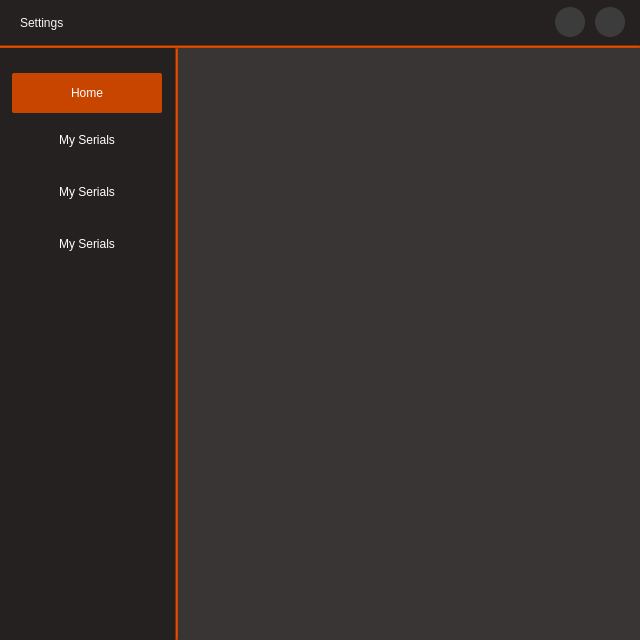
<?xml version="1.0" encoding="UTF-8"?>
<ui version="4.0">
 <class>SettingsPage</class>
 <widget class="QDialog" name="SettingsPage">
  <property name="geometry">
   <rect>
    <x>0</x>
    <y>0</y>
    <width>640</width>
    <height>640</height>
   </rect>
  </property>
  <property name="minimumSize">
   <size>
    <width>640</width>
    <height>640</height>
   </size>
  </property>
  <property name="maximumSize">
   <size>
    <width>640</width>
    <height>640</height>
   </size>
  </property>
  <property name="windowTitle">
   <string>Dialog</string>
  </property>
  <property name="styleSheet">
   <string notr="true">background-color: rgb(58, 53, 53);</string>
  </property>
  <layout class="QVBoxLayout" name="verticalLayout_3">
   <property name="spacing">
    <number>0</number>
   </property>
   <property name="leftMargin">
    <number>0</number>
   </property>
   <property name="topMargin">
    <number>0</number>
   </property>
   <property name="rightMargin">
    <number>0</number>
   </property>
   <property name="bottomMargin">
    <number>0</number>
   </property>
   <item>
    <widget class="QFrame" name="frame_4">
     <property name="minimumSize">
      <size>
       <width>0</width>
       <height>45</height>
      </size>
     </property>
     <property name="maximumSize">
      <size>
       <width>16777215</width>
       <height>45</height>
      </size>
     </property>
     <property name="styleSheet">
      <string notr="true">background-color: rgb(38, 33, 33);</string>
     </property>
     <property name="frameShape">
      <enum>QFrame::NoFrame</enum>
     </property>
     <property name="frameShadow">
      <enum>QFrame::Raised</enum>
     </property>
     <layout class="QHBoxLayout" name="horizontalLayout_2">
      <property name="spacing">
       <number>10</number>
      </property>
      <property name="leftMargin">
       <number>20</number>
      </property>
      <property name="topMargin">
       <number>0</number>
      </property>
      <property name="rightMargin">
       <number>15</number>
      </property>
      <property name="bottomMargin">
       <number>0</number>
      </property>
      <item>
       <widget class="QLabel" name="label">
        <property name="styleSheet">
         <string notr="true">color: rgb(246, 245, 244);
font: 700 13pt &quot;Ubuntu&quot;;</string>
        </property>
        <property name="text">
         <string>Settings</string>
        </property>
       </widget>
      </item>
      <item>
       <spacer name="horizontalSpacer">
        <property name="orientation">
         <enum>Qt::Horizontal</enum>
        </property>
        <property name="sizeHint" stdset="0">
         <size>
          <width>443</width>
          <height>20</height>
         </size>
        </property>
       </spacer>
      </item>
      <item>
       <widget class="QPushButton" name="pushButton_minimize">
        <property name="minimumSize">
         <size>
          <width>30</width>
          <height>30</height>
         </size>
        </property>
        <property name="maximumSize">
         <size>
          <width>30</width>
          <height>30</height>
         </size>
        </property>
        <property name="cursor">
         <cursorShape>PointingHandCursor</cursorShape>
        </property>
        <property name="toolTip">
         <string>Minimize</string>
        </property>
        <property name="autoFillBackground">
         <bool>false</bool>
        </property>
        <property name="styleSheet">
         <string notr="true">QPushButton{
background-image: url(:/icons/Assets/icons/icon_minimize.png);
background-color: rgb(60, 60, 60);
border:none;
border-radius:15px;
background-repeat: no-repeat;
background-position: center;
}

QPushButton::hover{
background-color: rgb(200, 200, 200);
border:none;
background-repeat: no-repeat;
background-position: center;
}</string>
        </property>
        <property name="text">
         <string/>
        </property>
        <property name="autoRepeat">
         <bool>false</bool>
        </property>
        <property name="autoExclusive">
         <bool>false</bool>
        </property>
        <property name="autoDefault">
         <bool>false</bool>
        </property>
        <property name="default">
         <bool>false</bool>
        </property>
        <property name="flat">
         <bool>false</bool>
        </property>
       </widget>
      </item>
      <item>
       <widget class="QPushButton" name="pushButton_exit">
        <property name="minimumSize">
         <size>
          <width>30</width>
          <height>30</height>
         </size>
        </property>
        <property name="maximumSize">
         <size>
          <width>30</width>
          <height>30</height>
         </size>
        </property>
        <property name="cursor">
         <cursorShape>PointingHandCursor</cursorShape>
        </property>
        <property name="toolTip">
         <string>Exit</string>
        </property>
        <property name="autoFillBackground">
         <bool>false</bool>
        </property>
        <property name="styleSheet">
         <string notr="true">QPushButton{
background-image: url(:/icons/Assets/icons/cil-x.png);
background-color: rgb(60, 60, 60);
border:none;
background-repeat: no-repeat;
background-position: center;
border-radius:15px;
}

QPushButton::hover{
background-color: rgb(170, 0, 0);
border-radius:15px;
border:none;
background-repeat: no-repeat;
background-position: center;
}</string>
        </property>
        <property name="text">
         <string/>
        </property>
        <property name="autoRepeat">
         <bool>false</bool>
        </property>
        <property name="autoExclusive">
         <bool>false</bool>
        </property>
        <property name="autoDefault">
         <bool>false</bool>
        </property>
        <property name="default">
         <bool>false</bool>
        </property>
        <property name="flat">
         <bool>false</bool>
        </property>
       </widget>
      </item>
     </layout>
    </widget>
   </item>
   <item>
    <widget class="Line" name="line_2">
     <property name="styleSheet">
      <string notr="true">background-color: rgb(198, 70, 0);</string>
     </property>
     <property name="orientation">
      <enum>Qt::Horizontal</enum>
     </property>
    </widget>
   </item>
   <item>
    <widget class="QFrame" name="frame">
     <property name="frameShape">
      <enum>QFrame::NoFrame</enum>
     </property>
     <property name="frameShadow">
      <enum>QFrame::Raised</enum>
     </property>
     <layout class="QHBoxLayout" name="horizontalLayout">
      <property name="spacing">
       <number>0</number>
      </property>
      <property name="leftMargin">
       <number>0</number>
      </property>
      <property name="topMargin">
       <number>0</number>
      </property>
      <property name="rightMargin">
       <number>0</number>
      </property>
      <property name="bottomMargin">
       <number>0</number>
      </property>
      <item>
       <widget class="QFrame" name="frame_3">
        <property name="minimumSize">
         <size>
          <width>175</width>
          <height>0</height>
         </size>
        </property>
        <property name="maximumSize">
         <size>
          <width>175</width>
          <height>16777215</height>
         </size>
        </property>
        <property name="styleSheet">
         <string notr="true">background-color: rgb(38, 33, 33);</string>
        </property>
        <property name="frameShape">
         <enum>QFrame::NoFrame</enum>
        </property>
        <property name="frameShadow">
         <enum>QFrame::Raised</enum>
        </property>
        <layout class="QVBoxLayout" name="verticalLayout_2">
         <property name="spacing">
          <number>12</number>
         </property>
         <property name="leftMargin">
          <number>0</number>
         </property>
         <property name="topMargin">
          <number>20</number>
         </property>
         <property name="rightMargin">
          <number>0</number>
         </property>
         <property name="bottomMargin">
          <number>0</number>
         </property>
         <item alignment="Qt::AlignHCenter">
          <widget class="QPushButton" name="pushButton_dashboard">
           <property name="minimumSize">
            <size>
             <width>150</width>
             <height>40</height>
            </size>
           </property>
           <property name="maximumSize">
            <size>
             <width>150</width>
             <height>30</height>
            </size>
           </property>
           <property name="cursor">
            <cursorShape>PointingHandCursor</cursorShape>
           </property>
           <property name="styleSheet">
            <string notr="true">QPushButton{
font: 700 11pt &quot;Ubuntu&quot;;
background-color:rgb(200, 69, 0);
border-radius:2px;
color: rgb(255, 255, 255);
border:none;
padding: 0px 0px 0px 0px;
background-repeat: no-repeat;
background-position: left center;
background-origin: content; 
}

QPushButton::hover{
background-color:rgb(200, 69, 0);
}


</string>
           </property>
           <property name="text">
            <string>Home</string>
           </property>
          </widget>
         </item>
         <item alignment="Qt::AlignHCenter">
          <widget class="QPushButton" name="pushButton_mySerialKeys">
           <property name="minimumSize">
            <size>
             <width>150</width>
             <height>40</height>
            </size>
           </property>
           <property name="maximumSize">
            <size>
             <width>150</width>
             <height>40</height>
            </size>
           </property>
           <property name="cursor">
            <cursorShape>PointingHandCursor</cursorShape>
           </property>
           <property name="styleSheet">
            <string notr="true">QPushButton{
font: 700 11pt &quot;Ubuntu&quot;;
background-color:transparent;
border-radius:2px;
color: rgb(255, 255, 255);
border:none;
padding: 0px 0px 0px 0px;
 background-repeat: no-repeat;
background-position: left center;
background-origin: content; 
}

QPushButton::hover{
background-color:rgb(200, 69, 0);
}



</string>
           </property>
           <property name="text">
            <string>My Serials</string>
           </property>
          </widget>
         </item>
         <item alignment="Qt::AlignHCenter">
          <widget class="QPushButton" name="pushButton_mySerialKeys_2">
           <property name="minimumSize">
            <size>
             <width>150</width>
             <height>40</height>
            </size>
           </property>
           <property name="maximumSize">
            <size>
             <width>150</width>
             <height>40</height>
            </size>
           </property>
           <property name="cursor">
            <cursorShape>PointingHandCursor</cursorShape>
           </property>
           <property name="styleSheet">
            <string notr="true">QPushButton{
font: 700 11pt &quot;Ubuntu&quot;;
background-color:transparent;
border-radius:2px;
color: rgb(255, 255, 255);
border:none;
padding: 0px 0px 0px 0px;
 background-repeat: no-repeat;
background-position: left center;
background-origin: content; 
}

QPushButton::hover{
background-color:rgb(200, 69, 0);
}



</string>
           </property>
           <property name="text">
            <string>My Serials</string>
           </property>
          </widget>
         </item>
         <item alignment="Qt::AlignHCenter">
          <widget class="QPushButton" name="pushButton_mySerialKeys_3">
           <property name="minimumSize">
            <size>
             <width>150</width>
             <height>40</height>
            </size>
           </property>
           <property name="maximumSize">
            <size>
             <width>150</width>
             <height>40</height>
            </size>
           </property>
           <property name="cursor">
            <cursorShape>PointingHandCursor</cursorShape>
           </property>
           <property name="styleSheet">
            <string notr="true">QPushButton{
font: 700 11pt &quot;Ubuntu&quot;;
background-color:transparent;
border-radius:2px;
color: rgb(255, 255, 255);
border:none;
padding: 0px 0px 0px 0px;
 background-repeat: no-repeat;
background-position: left center;
background-origin: content; 
}

QPushButton::hover{
background-color:rgb(200, 69, 0);
}



</string>
           </property>
           <property name="text">
            <string>My Serials</string>
           </property>
          </widget>
         </item>
         <item>
          <spacer name="verticalSpacer">
           <property name="orientation">
            <enum>Qt::Vertical</enum>
           </property>
           <property name="sizeHint" stdset="0">
            <size>
             <width>20</width>
             <height>409</height>
            </size>
           </property>
          </spacer>
         </item>
        </layout>
       </widget>
      </item>
      <item>
       <widget class="Line" name="line">
        <property name="styleSheet">
         <string notr="true">background-color: rgb(198, 70, 0);</string>
        </property>
        <property name="orientation">
         <enum>Qt::Vertical</enum>
        </property>
       </widget>
      </item>
      <item>
       <widget class="QFrame" name="frame_2">
        <property name="frameShape">
         <enum>QFrame::NoFrame</enum>
        </property>
        <property name="frameShadow">
         <enum>QFrame::Raised</enum>
        </property>
        <layout class="QVBoxLayout" name="verticalLayout">
         <item>
          <widget class="QStackedWidget" name="stackedWidget">
           <widget class="QWidget" name="page"/>
           <widget class="QWidget" name="page_2"/>
          </widget>
         </item>
        </layout>
       </widget>
      </item>
     </layout>
    </widget>
   </item>
  </layout>
 </widget>
 <resources/>
 <connections/>
</ui>
